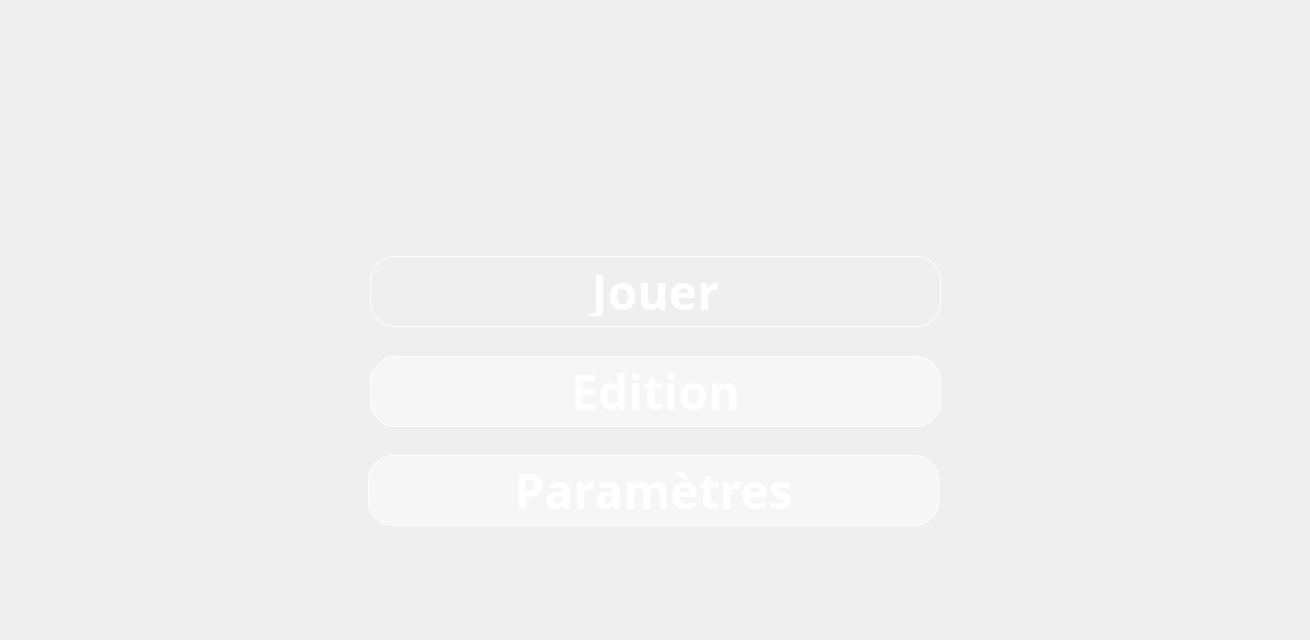
     <widget class="QWidget" name="mainmenuwindow">
      <widget class="QWidget" name="widget_3" native="true">
       <property name="geometry">
        <rect>
         <x>0</x>
         <y>0</y>
         <width>1301</width>
         <height>631</height>
        </rect>
       </property>
       <widget class="QWidget" name="gridLayoutWidget_2">
        <property name="geometry">
         <rect>
          <x>0</x>
          <y>0</y>
          <width>1311</width>
          <height>736</height>
         </rect>
        </property>
        <layout class="QGridLayout" name="gridLayout_11">
         <item row="0" column="0">
          <layout class="QVBoxLayout" name="verticalLayout_10" stretch="0,0">
           <property name="sizeConstraint">
            <enum>QLayout::SetDefaultConstraint</enum>
           </property>
           <property name="leftMargin">
            <number>320</number>
           </property>
           <property name="topMargin">
            <number>50</number>
           </property>
           <property name="rightMargin">
            <number>320</number>
           </property>
           <property name="bottomMargin">
            <number>200</number>
           </property>
           <item>
            <widget class="QFrame" name="frame_3">
             <property name="minimumSize">
              <size>
               <width>0</width>
               <height>150</height>
              </size>
             </property>
             <property name="maximumSize">
              <size>
               <width>16777215</width>
               <height>150</height>
              </size>
             </property>
             <property name="styleSheet">
              <string notr="true">background : url(:/img/Img/nom.png) center center no-repeat;
border:none;</string>
             </property>
             <property name="frameShape">
              <enum>QFrame::StyledPanel</enum>
             </property>
             <property name="frameShadow">
              <enum>QFrame::Raised</enum>
             </property>
            </widget>
           </item>
           <item>
            <widget class="QFrame" name="frame_2">
             <property name="styleSheet">
              <string notr="true">border:none;</string>
             </property>
             <property name="frameShape">
              <enum>QFrame::StyledPanel</enum>
             </property>
             <property name="frameShadow">
              <enum>QFrame::Raised</enum>
             </property>
             <widget class="QPushButton" name="ModeJouer">
              <property name="geometry">
               <rect>
                <x>50</x>
                <y>50</y>
                <width>571</width>
                <height>71</height>
               </rect>
              </property>
              <property name="maximumSize">
               <size>
                <width>666666</width>
                <height>100</height>
               </size>
              </property>
              <property name="font">
               <font>
                <family>Poppins-Regular</family>
                <pointsize>36</pointsize>
                <italic>false</italic>
                <bold>true</bold>
                <underline>false</underline>
               </font>
              </property>
              <property name="cursor">
               <cursorShape>PointingHandCursor</cursorShape>
              </property>
              <property name="styleSheet">
               <string notr="true">QPushButton#ModeJouer {
	background-color:qlineargradient(spread:pad, x1:0, y1:0, x2:1, y2:1, stop:0.606178 			rgba(255, 255, 255, 107));
	border: 1px solid rgb(255, 255, 255);
	border-radius: 25px;
	padding:10px;
	color : rgb(255, 255, 255);
	font:(&quot;Poppins&quot;,50);
}

QPushButton#ModeJouer:hover {
    background-color:qlineargradient(spread:pad, x1:0, y1:0, x2:1, y2:1, stop:0.606178 			rgba(255, 255, 255, 150));
}

QPushButton#ModeJouer:pressed {
    background-color: #9c2579;     
}

</string>
              </property>
              <property name="text">
               <string>Jouer</string>
              </property>
             </widget>
             <widget class="QPushButton" name="ModeEdition">
              <property name="geometry">
               <rect>
                <x>50</x>
                <y>150</y>
                <width>571</width>
                <height>71</height>
               </rect>
              </property>
              <property name="maximumSize">
               <size>
                <width>16777215</width>
                <height>100</height>
               </size>
              </property>
              <property name="font">
               <font>
                <family>Segoe Print</family>
                <pointsize>36</pointsize>
                <bold>true</bold>
               </font>
              </property>
              <property name="styleSheet">
               <string notr="true">#ModeEdition {
    background-color: qlineargradient(spread:pad, x1:0, y1:0, x2:1, y2:1, stop:0.606178 rgba(255, 255, 255, 107));
    border: 1px solid rgb(255, 255, 255);
    border-radius: 25px;
    padding: 10px;
    color: rgb(255, 255, 255);
}

#ModeEdition:hover {
    background-color: qlineargradient(spread:pad, x1:0, y1:0, x2:1, y2:1, stop:0.606178 rgba(255, 255, 255, 150));
    /* Ajouter un effet de flou pour le survol */
    border: 1px solid rgba(255, 255, 255, 0.5);
}

#ModeEdition:pressed {
    background-color: #9c2579;
}
</string>
              </property>
              <property name="text">
               <string>Edition</string>
              </property>
             </widget>
             <widget class="QPushButton" name="ModeParametre">
              <property name="geometry">
               <rect>
                <x>48</x>
                <y>249</y>
                <width>571</width>
                <height>71</height>
               </rect>
              </property>
              <property name="maximumSize">
               <size>
                <width>16777215</width>
                <height>100</height>
               </size>
              </property>
              <property name="font">
               <font>
                <family>Segoe Print</family>
                <pointsize>36</pointsize>
                <bold>true</bold>
               </font>
              </property>
              <property name="styleSheet">
               <string notr="true">#ModeParametre {
    background-color: qlineargradient(spread:pad, x1:0, y1:0, x2:1, y2:1, stop:0.606178 rgba(255, 255, 255, 107));
    border: 1px solid rgb(255, 255, 255);
    border-radius: 25px;
    padding: 10px;
    color: rgb(255, 255, 255);
}

#ModeParametre:hover {
    background-color: qlineargradient(spread:pad, x1:0, y1:0, x2:1, y2:1, stop:0.606178 rgba(255, 255, 255, 150));
    border: 1px solid rgba(255, 255, 255, 0.5);
}

#ModeParametre:pressed {
    background-color: #9c2579;
}

</string>
              </property>
              <property name="text">
               <string>Paramètres</string>
              </property>
             </widget>
            </widget>
           </item>
          </layout>
         </item>
        </layout>
       </widget>
      </widget>
     </widget>
